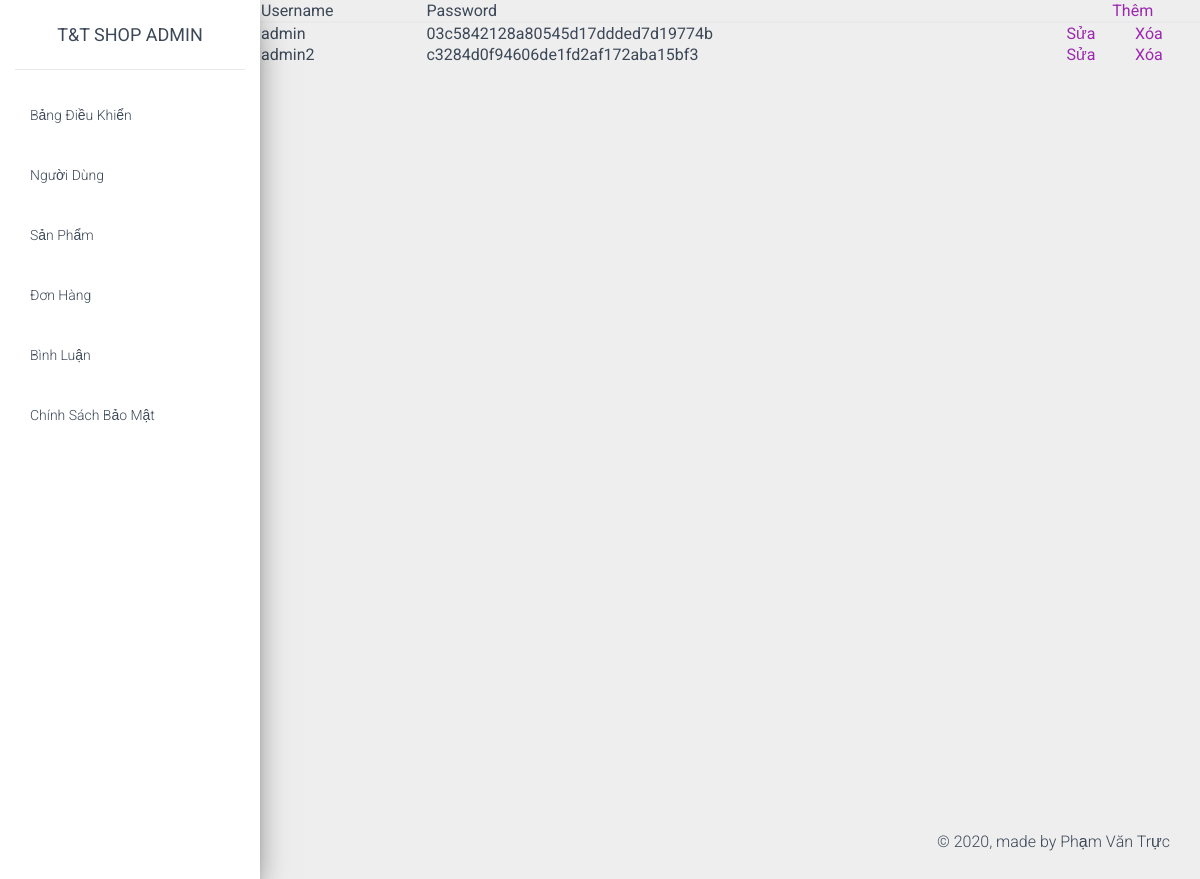
The page /quan_tri/index.php?menu=quan_ly_admin (signed in) on the database its author committed.
### tables this page shows
CREATE TABLE `quan_tri` (
  `id` int(11) NOT NULL,
  `name` varchar(50) DEFAULT NULL,
  `pass` varchar(50) DEFAULT NULL,
  `quyen_truy_cap` int(11) NOT NULL
);

### quan_tri/chuc_nang/quan_tri/quan_ly_admin.php (the view, shortened to what this page needs)
<?php
include('../connect.php');
$sl1 = "select * from quan_tri where name='" . $_SESSION['user'] . "'";
$exec1 = mysqli_query($connect, $sl1);
$row1 = mysqli_fetch_array($exec1);
if ($row1['quyen_truy_cap'] == 1) {
    ?>
    <table style=" width: 100%;">
        <tr style="border-bottom: 2px solid #E8EAEC;">
            <td id="abc123">Username</td>
            <td id="abc123">Password</td>
            <td colspan="2" align="center"><a href="?menu=them_tt_admin">Thêm</a></td>
        </tr>
        <?php
        $sl = "select * from quan_tri";
        $exec = mysqli_query($connect, $sl);
        while ($row = mysqli_fetch_array($exec)) {
            ?>
        <tr id="sanpham">
                <td id="abc123"><?php echo $row['name']; ?></td>
                <td id="abc123"><?php echo $row['pass']; ?></td>
                <td><a href="?menu=sua_tt_admin&id=<?php echo $row['id']; ?>">Sửa</a></td>
                <td><a onclick="return confirm('Bạn chắc chắn mún xóa không?');" href="?menu=xoa_tt_admin&id=<?php echo $row['id']; ?>">Xóa</a></td>
            </tr>
        <?php } ?>
    </table>
    <?php
} else {
    echo "<script> alert('Bạn không có quyền truy cập vào trang này.'); location.href='?menu=?menu=trang_chu'; </script>";
}
?>

### rows shown on the page
quan_tri: name "admin", pass "03c5842128a80545d17ddded7d19774b"
quan_tri: name "admin2", pass "c3284d0f94606de1fd2af172aba15bf3"
